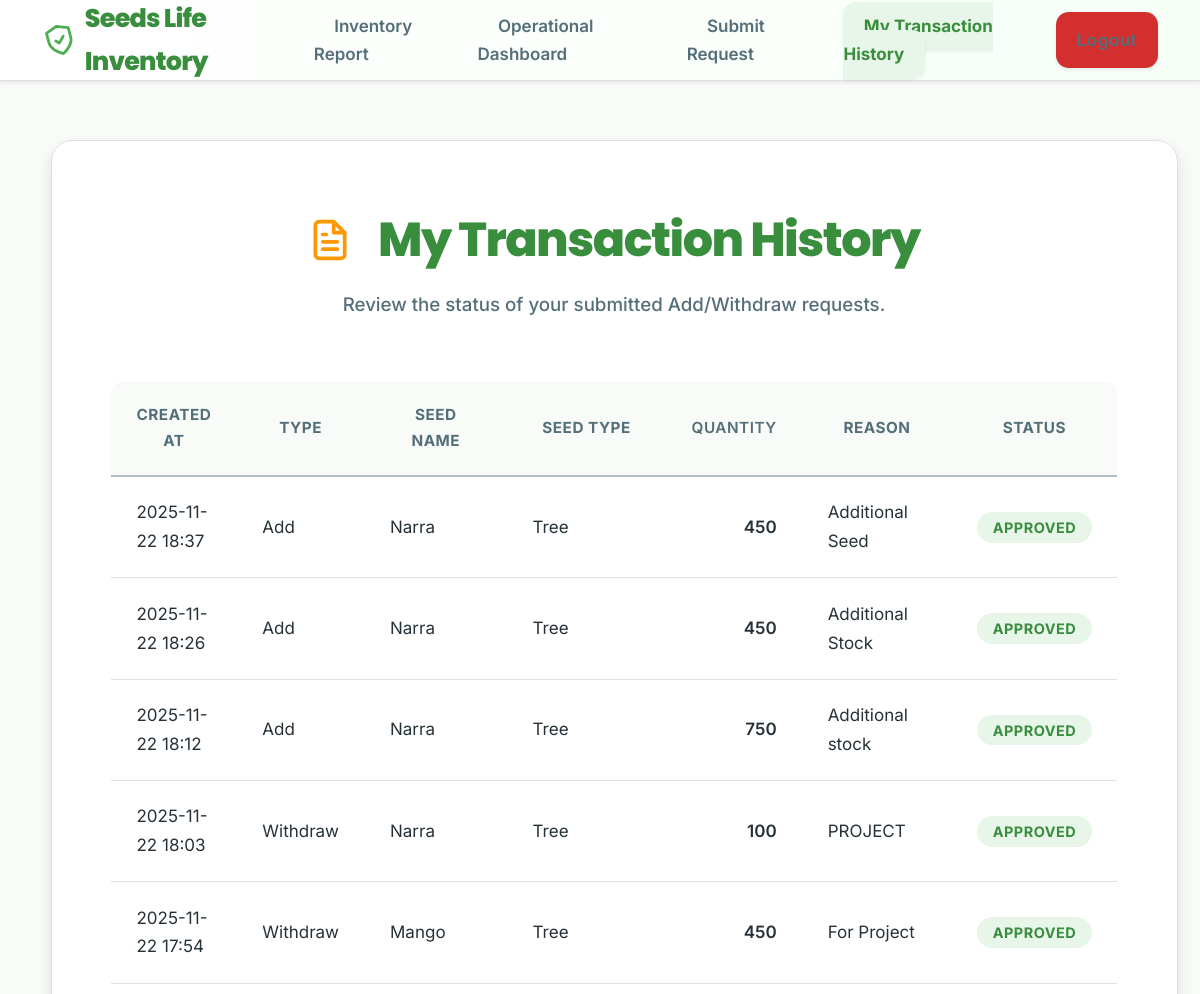
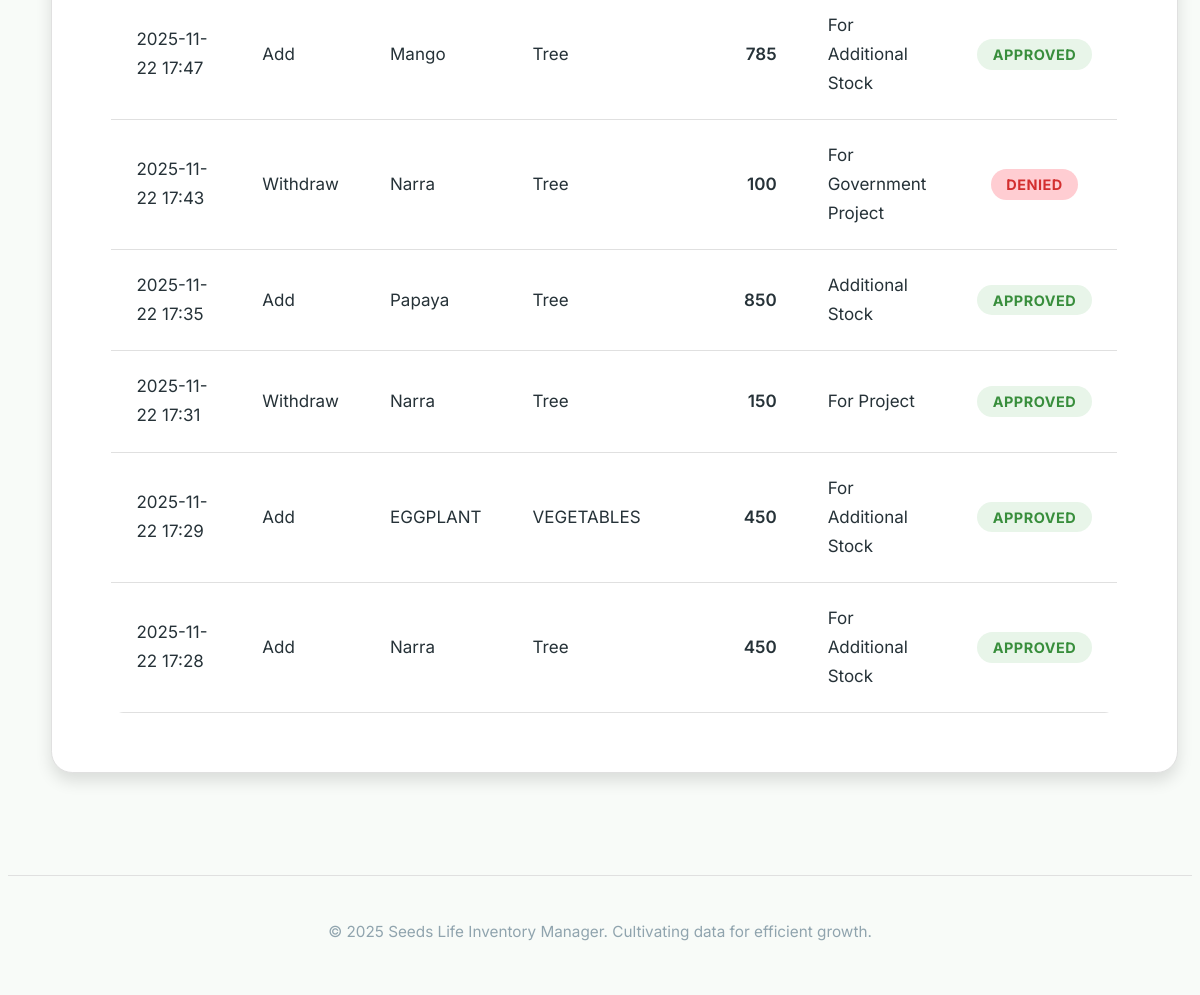
Page /staff/transactions (signed in) on the committed database (2 pictures, top to bottom).
### app.py (models this page shows)
class Transaction(db.Model):
    id = db.Column(db.Integer, primary_key=True)
    user_id = db.Column(db.Integer, db.ForeignKey('user.id'), nullable=False)
    user = db.relationship('User', backref=db.backref('transactions', lazy=True))
    transaction_type = db.Column(db.String(10), nullable=False)  # 'Add' or 'Withdraw'
    seed_name = db.Column(db.String(100), nullable=False)
    seed_type = db.Column(db.String(100))
    quantity = db.Column(db.Integer, nullable=False)
    reason = db.Column(db.String(255))
    status = db.Column(db.String(20), default='Pending')  # 'Pending', 'Approved', 'Denied'
    created_at = db.Column(db.DateTime, default=datetime.utcnow)
    seed_image_b64 = db.Column(db.Text, nullable=True)

### app.py (the view)
@app.route('/staff/transactions')
@login_required
def staff_transactions():
    if is_admin():
        transactions = Transaction.query.filter_by(status='Pending').order_by(Transaction.created_at.asc()).all()
        return render_template('admin_transactions.html', transactions=transactions)
    else:
        user_id = session.get('user_id')
        transactions = Transaction.query.filter_by(user_id=user_id).order_by(Transaction.created_at.desc()).all()
        return render_template('staff_transactions.html', transactions=transactions)

### app.py (called while the page is built)
def is_admin():
    return session.get('role') == 'Admin'

def login_required(f):
    @wraps(f)
    def decorated_function(*args, **kwargs):
        if 'user_id' not in session:
            flash('You must be logged in to access this page.', 'warning')
            return redirect(url_for('login'))
        return f(*args, **kwargs)
    return decorated_function

@app.context_processor
def inject_global_data():
    current_year = datetime.utcnow().year
    pending_count = 0
    if 'user_id' in session and session.get('role') == 'Admin':
        pending_count = Transaction.query.filter_by(status='Pending').count()
    return {
        'now': datetime.now,
        'current_year': current_year,
        'pending_approvals_count': pending_count
    }

### templates/staff_transactions.html (shortened to what this page needs)
{% extends "base.html" %}
{% block content %}
<div class="card">
    <div class="page-title">
        My Transaction History
    </div>
    <div class="page-subtitle">
        Review the status of your submitted Add/Withdraw requests.
    </div>
    <table class="data-table">
        <thead>
            <tr>
                <th>Created At</th>
                <th>Type</th>
                <th>Seed Name</th>
                <th>Seed Type</th>
                <th class="align-right">Quantity</th>
                <th>Reason</th>
                <th class="align-center">Status</th>
            </tr>
        </thead>
        <tbody>
            {% for t in transactions %}
            <tr>
                <td>{{ t.created_at.strftime('%Y-%m-%d %H:%M') }}</td>
                <td>{{ t.transaction_type }}</td>
                <td>{{ t.seed_name }}</td>
                <td>{{ t.seed_type }}</td>
                <td class="align-right">{{ t.quantity }}</td>
                <td>{{ t.reason or '-' }}</td>
                <td class="align-center">
                    <span class="status-tag status-{{ t.status | lower }}">{{ t.status }}</span>
                </td>
            </tr>
            {% else %}
            <tr>
                <td colspan="7" class="align-center">You have not submitted any transactions yet.</td>
            </tr>
            {% endfor %}
        </tbody>
    </table>
</div>
{% endblock %}

### static/style.css (style rules this page uses)
:root { --color-primary-green: #388E3C; --color-primary-green-light: #4CAF50; --color-primary-blue: #1976D2; --color-primary-blue-light: #2196F3; --color-accent-orange: #FF9800; --color-background: #F8FBF8; --color-surface: #FFFFFF; --color-text-dark: #263238; --color-text-medium: #546E7A; --color-text-light: #90A4AE; --color-danger: #D32F2F; --color-danger-dark: #B02828; --color-danger-light: #FFCDD2; --color-success: #388E3C; --color-success-light: #E8F5E9; --color-info: #03A9F4; --color-info-light: #E1F5FE; --color-warning: #FFA000; --color-warning-light: #FFECB3; --color-border-light: #E0E0E0; --color-border-medium: #B0BEC5; --shadow-sm: 0 2px 4px rgba(0, 0, 0, 0.08); --shadow-md: 0 8px 16px rgba(0, 0, 0, 0.12); --shadow-lg: 0 16px 32px rgba(0, 0, 0, 0.18); --border-radius-card: 1.25rem; --border-radius-element: 0.75rem; --border-radius-pill: 9999px; font-size: 17px; --font-size-base: 1rem; --font-size-sm: 0.9rem; --font-size-lg: 1.1rem; --font-size-xl: 1.5rem; --font-size-h1: 2.8rem; --font-size-h2: 2.2rem; --font-size-h3: 1.8rem; --spacing-xs: 0.5rem; --spacing-sm: 1rem; --spacing-md: 1.5rem; --spacing-lg: 2.5rem; --spacing-xl: 3.5rem; }
body { font-family: 'Inter', sans-serif; background-color: var(--color-background); color: var(--color-text-dark); line-height: 1.7; margin-top: 80px; min-height: 100vh; display: flex; flex-direction: column; -webkit-font-smoothing: antialiased; -moz-osx-font-smoothing: grayscale; }
.card { background-color: var(--color-surface); padding: var(--spacing-xl); border-radius: var(--border-radius-card); border: 1px solid var(--color-border-light); margin-bottom: var(--spacing-lg); box-shadow: var(--shadow-md); transition: transform 0.2s ease-in-out, box-shadow 0.2s ease-in-out; }
.page-title { font-family: 'Poppins', sans-serif; font-size: var(--font-size-h1); font-weight: 800; color: var(--color-primary-green); margin-bottom: var(--spacing-xs); letter-spacing: -1.5px; display: flex; align-items: center; justify-content: center; text-align: center; }
.page-title svg { color: var(--color-accent-orange); margin-right: var(--spacing-md); width: 44px; height: 44px; }
.page-subtitle { font-size: var(--font-size-lg); color: var(--color-text-medium); margin-bottom: var(--spacing-xl); font-weight: 500; text-align: center; max-width: 700px; margin-left: auto; margin-right: auto; }
.data-table { width: 100%; border-collapse: separate; border-spacing: 0; font-size: var(--font-size-base); border-radius: var(--border-radius-element); overflow: hidden; }
.data-table th, .data-table td { padding: 1.25rem 1.5rem; border-bottom: 1px solid var(--color-border-light); vertical-align: middle; }
.data-table thead th { background-color: var(--color-background); color: var(--color-text-medium); font-weight: 700; text-transform: uppercase; letter-spacing: 0.5px; font-size: var(--font-size-sm); border-bottom: 2px solid var(--color-border-medium); }
.data-table .align-center { text-align: center; }
.data-table .align-right { text-align: right; font-weight: 600; }
.data-table td:has(.status-tag) { text-align: center; }
.status-tag { padding: 0.4rem 0.9rem; border-radius: var(--border-radius-pill); font-size: 0.85rem; font-weight: 700; text-transform: uppercase; letter-spacing: 0.5px; }
.status-approved { background-color: var(--color-success-light); color: var(--color-success); }
.status-denied { background-color: var(--color-danger-light); color: var(--color-danger); }

### templates/base.html (style rules this page uses)
:root { --color-primary-green: #388E3C; --color-primary-blue: #1976D2; --color-success: #388E3C; --color-success-light: #E8F5E9; --color-danger: #D32F2F; --color-danger-dark: #B02828; --color-danger-light: #FFCDD2; --color-warning: #FFA000; --color-warning-light: #FFECB3; --color-info: #03A9F4; --color-info-light: #E1F5FE; --color-border-light: #E0E0E0; --shadow-sm: 0 2px 4px rgba(0, 0, 0, 0.08); --border-radius-element: 0.75rem; }

### rows in the picture
Transaction: created_at "2025-11-22 18:37", transaction_type "Add", seed_name "Narra", seed_type "Tree", quantity "450", reason "Additional Seed", status "APPROVED"
Transaction: created_at "2025-11-22 18:26", transaction_type "Add", seed_name "Narra", seed_type "Tree", quantity "450", reason "Additional Stock", status "APPROVED"
Transaction: created_at "2025-11-22 18:12", transaction_type "Add", seed_name "Narra", seed_type "Tree", quantity "750", reason "Additional stock", status "APPROVED"
Transaction: created_at "2025-11-22 18:03", transaction_type "Withdraw", seed_name "Narra", seed_type "Tree", quantity "100", reason "PROJECT", status "APPROVED"
Transaction: created_at "2025-11-22 17:54", transaction_type "Withdraw", seed_name "Mango", seed_type "Tree", quantity "450", reason "For Project", status "APPROVED"
Transaction: created_at "2025-11-22 17:47", transaction_type "Add", seed_name "Mango", seed_type "Tree", quantity "785", reason "For Additional Stock", status "APPROVED"
Transaction: created_at "2025-11-22 17:43", transaction_type "Withdraw", seed_name "Narra", seed_type "Tree", quantity "100", reason "For Government Project", status "DENIED"
Transaction: created_at "2025-11-22 17:35", transaction_type "Add", seed_name "Papaya", seed_type "Tree", quantity "850", reason "Additional Stock", status "APPROVED"
Transaction: created_at "2025-11-22 17:31", transaction_type "Withdraw", seed_name "Narra", seed_type "Tree", quantity "150", reason "For Project", status "APPROVED"
Transaction: created_at "2025-11-22 17:29", transaction_type "Add", seed_name "EGGPLANT", seed_type "VEGETABLES", quantity "450", reason "For Additional Stock", status "APPROVED"
Transaction: created_at "2025-11-22 17:28", transaction_type "Add", seed_name "Narra", seed_type "Tree", quantity "450", reason "For Additional Stock", status "APPROVED"
